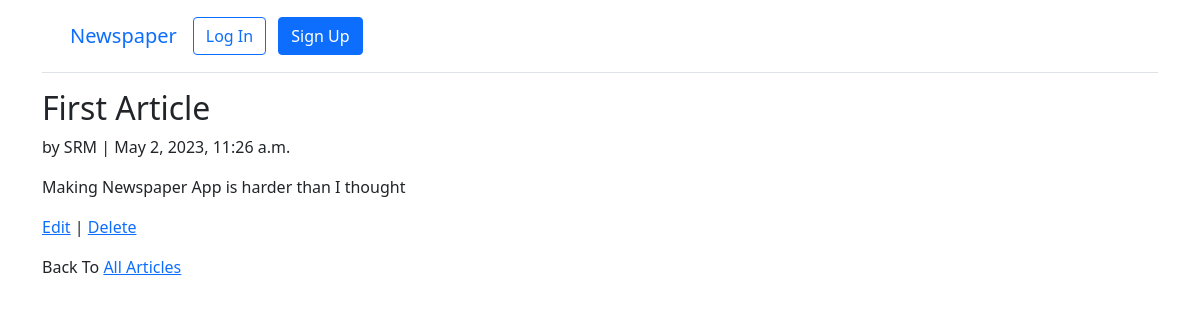
The app's page /articles/1/, older data.
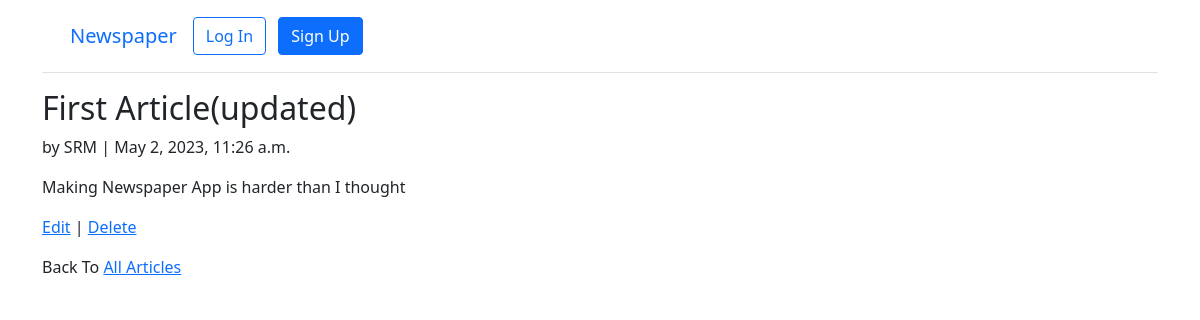
The same page, newer data.
### articles/models.py (models this page shows, shortened)
class Article(models.Model):
    title = models.CharField(max_length=255)
    body = models.TextField()
    date = models.DateTimeField(auto_now_add=True)
    author = models.ForeignKey(
        settings.AUTH_USER_MODEL,
        on_delete=models.CASCADE,
    )

### accounts/models.py (models this page shows)
class CustomUser(AbstractUser):
    age = models.PositiveIntegerField(null=True, blank=True)

### articles/views.py (the view)
# urls.py: path('<int:pk>/', ArticleDetailView.as_view(), name="article_detail"),
class ArticleDetailView(DetailView):
    model = Article
    template_name = "article_detail.html"

### templates/article_detail.html
{% extends 'base.html' %}
{% block content %}
<div class="article-entry">
    <h2>{{article.title}}</h2>
    <p>by {{ article.author }} | {{ article.date }}</p>
    <p>{{ article.body }}</p>
    <p><a href="{% url 'article_edit' article.pk %}">Edit</a>
        | <a href="{% url 'article_delete' article.pk %}">Delete</a>
    </p>
    <p>Back To <a href="{% url 'article_list' %}">All Articles</a></p>
</div>
{% endblock %}

Row changes from the older to the newer data that the page shows:
changed Article "Making Newspaper App is harder than I thought": title "First Article" → "First Article(updated)"
